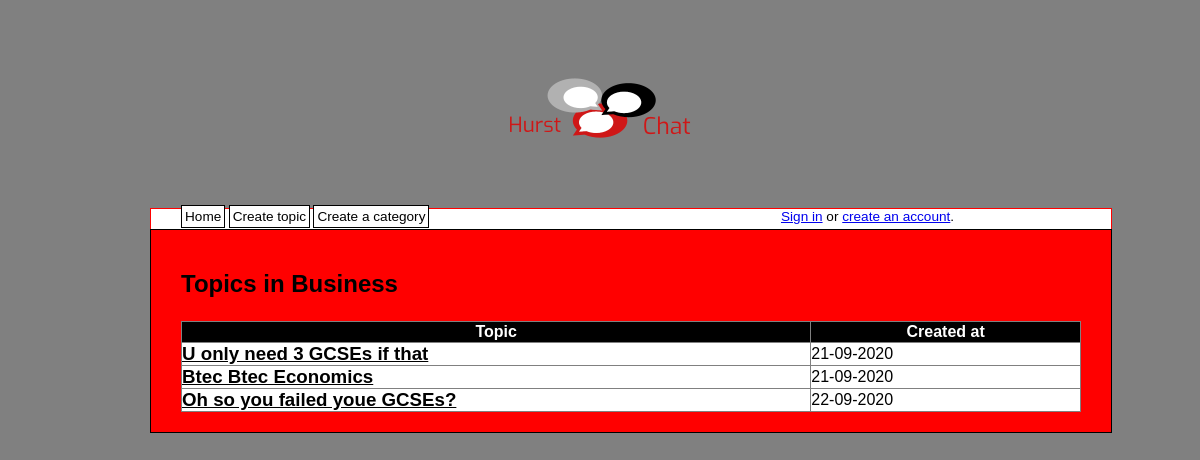
The page /category.php?id=54 on the database its author committed.
### tables this page shows
CREATE TABLE `categories` (
  `cat_id` int(8) NOT NULL AUTO_INCREMENT,
  `cat_name` varchar(100) NOT NULL,
  `cat_description` varchar(100) NOT NULL,
  PRIMARY KEY (`cat_id`)
);

CREATE TABLE `topics` (
  `topic_id` int(8) NOT NULL AUTO_INCREMENT,
  `topic_subject` varchar(255) NOT NULL,
  `topic_date` datetime NOT NULL,
  `topic_cat` int(8) NOT NULL,
  `topic_by` int(8) NOT NULL,
  PRIMARY KEY (`topic_id`)
);

### category.php (the view, shortened to what this page needs)
<?php
include 'header.php';
$conn = mysqli_connect("fdb27.runhosting.com", "3578976_forum", "Dovahkiin1", "3578976_forum");
$sql = "SELECT
            cat_id,
            cat_name,
            cat_description
        FROM
            categories
        WHERE cat_id =
        " . $_GET['id']
;
$result = mysqli_query($conn, $sql);
if(!$result)
{
    echo 'The category could not be displayed, please try again later.';
}
else
{
    if(mysqli_num_rows($result) == 0)
    {
        echo 'This category does not exist.';
    }
    else
    {
        while($row = mysqli_fetch_assoc($result))
        {
            echo '<h2>Topics in ' . $row['cat_name'] . '</h2>';
        }
        $sql = "SELECT
                    topic_id,
                    topic_subject,
                    topic_date,
                    topic_cat
                FROM
                    topics
                WHERE
                    topic_cat =
                " . $_GET['id']
;
        $result = mysqli_query($conn, $sql);
        if(!$result)
        {
            echo 'The topics could not be displayed, please try again later.';
        }
        else
        {
            if(mysqli_num_rows($result) == 0)
            {
                echo 'There are no topics in this category yet.';
            }
            else
            {
                echo '<table border="1">
                      <tr>
                        <th style="background-color: #000;">Topic</th>
                        <th style="background-color: #000;">Created at</th>
                      </tr>';
                while($row = mysqli_fetch_assoc($result))
                {
                    echo '<tr>';
                        echo '<td class="leftpart">';
                            echo '<h3><a href="topic.php?id=' . $row['topic_id'] . '">' . $row['topic_subject'] . '</a><h3>';
                        echo '</td>';
                        echo '<td class="rightpart">';
                            echo date('d-m-Y', strtotime($row['topic_date']));
                        echo '</td>';
                    echo '</tr>';
                }
            }
        }
    }
}
include 'footer.php';
?>

### style1.css (style rules this page uses)
body { background-color: grey; text-align: center; }
table { border-collapse: collapse; width: 100%; background-color: white; }
table a { color: #000; }
th { background-color: white; color: white; }
tr { background-color: yellow; }
td { padding: 0px; background-color: white; }
h3 { margin: 0; padding: 0; }
.leftpart { width: 70% }
.rightpart { width: 30%; }

### rows shown on the page
categories: cat_name "Business"
topics: topic_subject "U only need 3 GCSEs if that", topic_date "21-09-2020"
topics: topic_subject "Btec Btec Economics", topic_date "21-09-2020"
topics: topic_subject "Oh so you failed youe GCSEs?", topic_date "22-09-2020"
